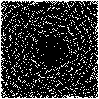

The script that saved this image:
from PIL import Image

with open('data.txt', 'rt') as f:
    data = [line.strip() for line in f.readlines()]
    # data = f.readlines()
print(data)

# with open('test_data.txt', 'rt') as f:
#     data = [line.strip() for line in f.readlines()]
#     # data = f.readlines()
# print(data)


def create_2d_array(array):
    array_to_return = []
    for _ in range(len(array)):
        array_to_return.append([None] * len(array))

    for l, line in enumerate(array):
        for n, number in enumerate(line):
            array_to_return[n][l] = int(number)

    return array_to_return


def tree_visible(tree_x, tree_y, array2d):
    array_size = len(array2d)

    edge = (0, array_size - 1)
    if tree_x in edge or tree_y in edge:
        return True

    taller_tree = False
    for x in range(0, tree_x):
        # print(f'Left: {x}, {tree_y} -> {array2d[x][tree_y]}')
        if array2d[x][tree_y] >= array2d[tree_x][tree_y]:
            taller_tree = True
            break
    if taller_tree is False:
        return True

    taller_tree = False
    for x in range(tree_x + 1, array_size):
        # print(f'Right: {x}, {tree_y} -> {array2d[x][tree_y]}')
        if array2d[x][tree_y] >= array2d[tree_x][tree_y]:
            taller_tree = True
            break
    if taller_tree is False:
        return True

    taller_tree = False
    for y in range(0, tree_y):
        # print(f'Up: {tree_x}, {y} -> {array2d[tree_x][y]}')
        if array2d[tree_x][y] >= array2d[tree_x][tree_y]:
            taller_tree = True
            break
    if taller_tree is False:
        return True

    taller_tree = False
    for y in range(tree_y + 1, array_size):
        # print(f'Down: {tree_x}, {y} -> {array2d[tree_x][y]}')
        if array2d[tree_x][y] >= array2d[tree_x][tree_y]:
            taller_tree = True
            break
    if taller_tree is False:
        return True
    return False


array2d = create_2d_array(data)


image = Image.new('1', (len(array2d), len(array2d[0])))
pixels = image.load()


answer = 0
for y in range(len(array2d)):
    print()
    for x in range(len(array2d)):
        # print(array2d[x][y], end='')
        if tree_visible(x, y, array2d):
            answer += 1
            print('V', end='')
            pixels[x, y] = 1
        else:
            print('H', end='')
            pixels[x, y] = 0
print()
print(answer)

image.save('part1.png', 'PNG')
